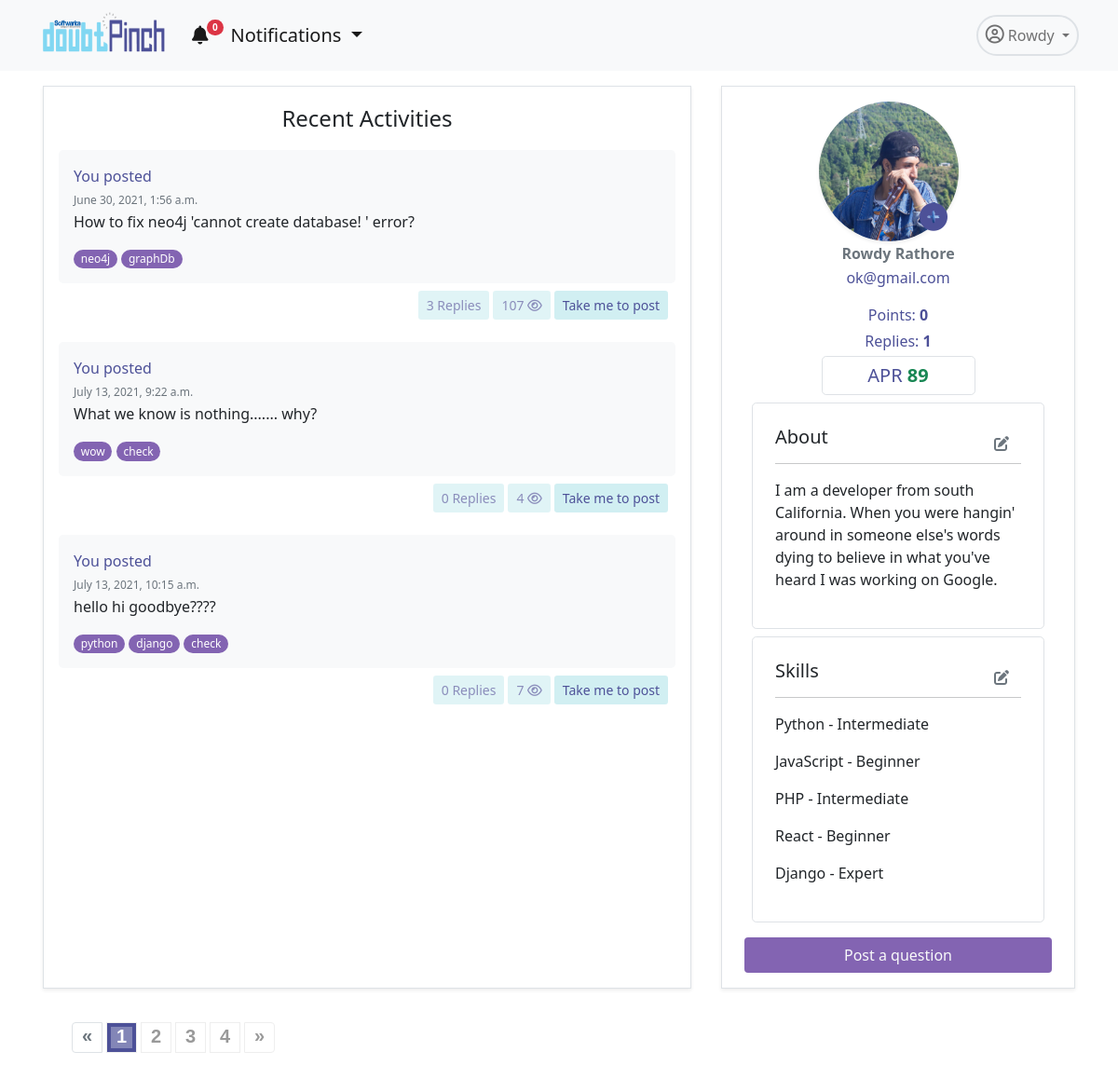
Screenshot of /app/profile/ (signed in) with the database file from the repository.
### accounts/models.py (models this page shows, shortened)
class User(AbstractUser):
    username = None#models.CharField(max_length=255, null=True, blank=True)
    email = models.EmailField(
        verbose_name='email address',
        max_length=255,
        unique=True,
    )
    profile_pic= models.ImageField(upload_to='admin_pics', null=True, blank=True)
    email_confirmed = models.BooleanField(default=False) #initially this field is false but will se chan
    is_active = models.BooleanField(default=False)
    is_staff = models.BooleanField(default=False) # a admin user; non super-user
    is_admin = models.BooleanField(default=False)
    is_seller = models.BooleanField(default=False)
    is_customer = models.BooleanField(default=False)
    description=models.TextField(null=True)
    USERNAME_FIELD = 'email'
    REQUIRED_FIELDS = [] #emaila nd password are required fields and first name and last name is inherited from the user creation model
    object = UserManager()
    @property
    def ProfilePicUrl(self):
        try:
            url=self.profile_pic.url
        except:
            url=''
        return url

class UserSkill(models.Model):
    user= models.ForeignKey(User,on_delete=models.CASCADE)
    skill=models.ForeignKey(Skill,on_delete=models.CASCADE)
    level=models.CharField(max_length=30,null=True)

class Skill (models.Model):
    skill=models.CharField(max_length=50, null=False, unique=True)
    def __str__(self):
        return self.skill

### dpapp/models.py (models this page shows, shortened)
class Doubt(models.Model):
    user= models.ForeignKey(User,on_delete=models.CASCADE)
    title= models.TextField(null=False)
    description=models.TextField(null=True, blank=True)
    created_on = models.DateTimeField(default=datetime.now, blank=True)
    views= models.IntegerField(default=0)
    tags = TaggableManager()
    @property
    def total_replies(self):
        totalreplies = Answer.objects.filter(doubt=self).count()
        return totalreplies

### dpapp/views.py (the view, shortened to what this page needs)
# urls.py: path('profile/',Profile.as_view(),name='profile'),
@method_decorator(login_required, name='dispatch')
class Profile(TemplateView):
    template_name="dpapp/profile.html"
    def get_context_data(self, **kwargs):
        context = super(Profile, self).get_context_data(**kwargs)
        user=self.request.user
        useremail=user.email
        user=User.objects.get(email=useremail)
        total_replies=Answer.objects.filter(user=user).count()
        total_upvotes=RightPoint.total_upvotes_of_answerer(self,user)
        skill=Skill.objects.all()
        userskill=UserSkill.objects.filter(user=user)
        qs1 = Doubt.objects.filter(user=user) #your first qs
        qs2 = Answer.objects.filter(user=user) #your second qs
        recent_activity = sorted(chain(qs1,qs2),key=attrgetter('created_on'),)
        paginator= Paginator(recent_activity, 3)
        page = self.request.GET.get('page')
        try:
            recent_activity = paginator.page(page)
        except PageNotAnInteger:
            recent_activity = paginator.page(1)
        except EmptyPage:
            recent_activity = paginator.page(paginator.num_pages)
        form= ProfileForm(instance=user)
        context.update({ 'form':form,'recent_activity':recent_activity,'total_upvotes':total_upvotes,'total_replies':total_replies,'skill':skill,'userskill':userskill})
        return context

### dpapp/blognav.py (called while the page is built)
def navbar(request):
    if not request.user.is_anonymous:
        user=request.user
        notifications = Notification.objects.filter(user=user).order_by('-id')[:5]
        noti_count = Notification.objects.filter(user=user, is_seen=False).count()
        return {'nav_notifications': notifications,'noti_count':noti_count}
    return {'nav_notifications': '0','noti_count':0}

### dpapp/models.py (called while the page is built)
    @staticmethod
    def total_upvotes_of_answerer(self,user):
        answer=Answer.objects.filter(user=user)
        upvotes=RightPoint.objects.filter(answer__in=answer).count()
        return upvotes

### templates/dpapp/profile.html (shortened to what this page needs)
{% extends 'dpapp/base.html' %}
{% load static %}
{% load bootstrap %}
{% block navbar%}
<link rel="stylesheet" href="{% static 'dpapp/css/paginate.css' %}">
<div class="container">
    <div class="row mt-3 ">
        <div class="col border shadow-sm p-3 mx-3 mb-3 order-lg-1  order-md-2 order-sm-2 order-2">
            <p class="fw-light fs-4 text-center">Recent Activities</p>
            {% for i in recent_activity %}
            {% if not i.title %}
            <div class="mt-1">
                <div class="bg-light mt-2 p-3 rounded-3  ">
                    <span class="fs-6 text-pinch ">You Answered to </span><br>
                    <span class="text-muted" style="font-size: 12px;">{{i.doubt.user.first_name}} {{i.doubt.user.last_name}} | {{i.created_on}}</span>
                    <p class="h6 text-dark mt-1 mb-3">{{i.description|safe}}</p>
                </div>
                <div class="d-flex bd-highlight mb-3">
                    <div class="me-auto p-2 bd-highlight">
                    </div>
                    <div class="p-2 bd-highlight">
                        <div class="d-flex justify-content-center">
                            <a href="{% url 'dpapp:comment' i.id %}" class="btn btn-doubt btn-sm text-pinch  me-1"> {{i.comment_set.count}} Comments</a>
                            <a href="{% url 'dpapp:detail' i.doubt.id %}" class="btn btn-doubt btn-sm text-pinch  me-1">See doubt</a>
                        </div>
                    </div>
                </div>
            </div>
            {% else %}
            <div class="mt-1">
                <div class="bg-light mt-2 p-3 rounded-3  ">
                    <span class="fs-6 text-pinch ">You posted </span><br>
                    <span class="text-muted" style="font-size: 12px;">{{i.created_on}}</span>
                    <p class="h6 text-dark mb-3 mt-1">{{i.title}}</p>
                    {% for tag in i.tags.all %}
                    <a href="{% url 'dpapp:tags' tag.slug %}"><span class="badge rounded-pill bg-purple fw-normal">{{tag.name}}</span></a>
                    {%endfor%}
                </div>
                <div class="d-flex bd-highlight mb-3">
                    <div class="me-auto p-2 bd-highlight">
                    </div>
                    <div class="p-2 bd-highlight">
                        <div class="d-flex justify-content-center">
                            <a href="" class="btn btn-doubt btn-sm text-pinch disabled me-1"> {{i.total_replies}} Replies</a>
                            <a href="" class="btn btn-doubt btn-sm text-pinch disabled me-1"> {{i.views}} <i
                                    class="far fa-eye"></i></a>
                            <a href="{% url 'dpapp:detail' i.id %}" class="btn btn-doubt btn-sm text-pinch ">Take me to post</a>
                        </div>
                    </div>
                </div>
            </div>
            {%endif%}
            {% endfor %}
        </div>
        <div class="col-lg-4 col-11 border shadow-sm mx-3 py-3 px-4 mb-3 order-lg-2 order-md-1 order-sm-1 order-1">
            <div class="d-flex  justify-content-center">
                {% if not user.ProfilePicUrl == '' %}
                <div>
                    <img src="{{user.ProfilePicUrl}}" alt="pic" class="rounded-circle  shadow-sm" height="150"
                        width="150" style=" position: relative;
                            left: 20px;">
                    <button type="button" class="btn btn-white" data-bs-toggle="modal" data-bs-target="#exampleModal"
                        style=" font-size: 30px;
                            position: relative;
                            top: 48px;
                            left: -39px;">
                        <i class="fas fa-plus-circle text-pinch"></i>
                    </button>
                </div>
                {%endif%}
            </div>
            <p class="fw-bold h6 text-center text-muted my-1">{{user.first_name}} {{user.last_name}}</p>
            <p class="fw-light text-center text-pinch my-1">{{user.email}}</p>
            <p class=" text-center text-pinch my-1 mt-3">Points: <span class="fw-bold"> {{total_upvotes}}</span></p>
            <p class="text-center text-pinch my-1">Replies: <span class="fw-bold"> {{total_replies}}</span></p>
            <p class="text-center text-pinch border rounded-3 p-2 my-1 col-lg-6 col-md-4 col-sm-4 col-4 mx-auto h5">APR
                <span class="fw-bold text-success">89</span></p>
                <div class="border mx-2 p-4 my-2  rounded-3">
                    <button type="button" class="btn btn-white  float-end" data-bs-toggle="modal" data-bs-target="#exampleModal1">
                            <i class="fas fa-edit text-secondary"></i>
                    </button>
                    <h5 class="fw-light">About</h5><hr>
                    {% if request.user.description == Null %}
                    <p class="mt-2 text-secondary">Write about yourself.....
                    </p>
                    {%else%}
                    <p class="mt-2 fw-light text-justify">{{request.user.description}}
                    </p>
                    {%endif%}
                </div>
                <div class="border  mx-2 my-2 p-4 rounded-3">
                    <button type="button" class="btn btn-white float-end" data-bs-toggle="modal" data-bs-target="#exampleModal2">
                        <i class="fas fa-edit text-secondary"></i>
                    </button>
                    <h5 class="fw-light">Skills</h5><hr>
                    {% for i in userskill %}
                    <p class="fw-light"><b>{{i.skill.skill}}</b> - {{i.level}}</p>
                    {%empty%}
                    <p class="fw-light">Add your skills...</p>
                  {%endfor%}
                </div>
            <div class="d-flex justify-content-center">
                <a href="{% url 'dpapp:adddoubt' %}"
                    class="btn btn-doubt text-light mt-2 col-lg-12 col-md-6 col-sm-6 col-6 mx-auto bg-purple">Post a
                    question</a>
            </div>
        </div>
    </div>
    {% if recent_activity.paginator.num_pages > 1 %}
    <div class="demo">
        <nav class="pagination-outer" aria-label="Page navigation">
            <ul class="pagination">
                {% if recent_activity.has_previous %}
                {% if 'heading_contains' in request.get_full_path %}
                <li class="page-item">
                    <a class="page-link" href="{{ request.get_full_path }}&page={{ recent_activity.previous_page_number }}" tabindex="-1" aria-label="Previous">
                        <span aria-hidden="true">«</span>
                    </a>
                </li>
                {% else %}
                <li class="page-item">
                    <a  class="page-link" href="?page={{ recent_activity.previous_page_number }}" tabindex="-1" aria-label="Previous">
                        <span aria-hidden="true">«</span>
                    </a>
                </li>
                {% endif %}
                {% else%}
                <li class="page-item disabled">
                    <a href="#" class="page-link"  tabindex="-1" aria-label="Previous">
                        <span aria-hidden="true">«</span>
                    </a>
                </li>
                {% endif %}
                {% for i in recent_activity.paginator.page_range %}
                {% if i == recent_activity.number%}
                <li class="page-item active"><a class="page-link" href="#">{{i}}</a></li>
                {% else %}
                    {% if 'heading_contains' in request.get_full_path %}
                    <li class="page-item"><a class="page-link" href="{{ request.get_full_path }}&page={{ i }}">{{ i }}</a></li>
                    {% else %}
                    <li class="page-item "><a class="page-link"  href="?page={{ i }}">{{ i }}</a></li>
                    {% endif %}
                {% endif %}
                {% endfor %}
                {% if recent_activity.has_next %}
                {% if 'heading_contains' in request.get_full_path %}
                <li class="page-item">
                    <a class="page-link" aria-label="Next" href="{{ request.get_full_path }}&page={{ recent_activity.next_page_number }}">
                        <span aria-hidden="true">»</span>
                    </a>
                </li>
                {% else %}
                <li class="page-item">
                    <a class="page-link" aria-label="Next" href="?page={{ recent_activity.next_page_number }}">
                        <span aria-hidden="true">»</span>
                    </a>
                </li>
                {%endif%}
                {% else %}
                <li class="page-item disabled">
                    <a class="page-link" aria-label="Next" href="#">
                        <span aria-hidden="true">»</span>
                    </a>
                </li>
                {%endif%}
            </ul>
        </nav>
    </div>
    {%endif%}
</div>
{% endblock %}

### templates/dpapp/base.html (shortened to what this page needs)
<!DOCTYPE html>
{% load static %}
{% load humanize %}
<html lang="en">
    <head>
        <link href="https://cdn.jsdelivr.net/npm/bootstrap@5.0.1/dist/css/bootstrap.min.css" rel="stylesheet"
 />
        <link href="{% static 'dpapp/downhover/css/animate.min.css' %}" rel="stylesheet">
        <link href="{% static 'dpapp/downhover/css/bootstrap-dropdownhover.min.css' %}" rel="stylesheet">
    </head>
    <body>
        <nav class="navbar navbar-expand-lg navbar-light bg-light">
            <div class="container">
                <div data-tilt>
                    <a class="navbar-brand" href="{% url 'dpapp:home'%}">
                        <img src="{% static 'accounts/pics/logo.png' %}" alt="" width="140" height="60" />
                    </a>
                </div>
                <div class="collapse navbar-collapse" id="navbarNavDropdown">
                    <ul class="navbar-nav">
                        <li class="nav-item me-2">
                            <div class="dropdown ">
                                <a class="nav-link active fs-5 dropdown-toggle" id="dropdownMenuButton1" data-bs-toggle="dropdown" aria-expanded="false" aria-current="page" href="#"><i
                                    class="fas fa-bell"></i><span class="badge rounded-pill bg-danger noti-count" style="
                    font-size: 10px;
                    position: relative;
                    top: -12px;
                    left: -2px;
                  ">{{noti_count}}</span> Notifications
                            </a>
                              </div>
                        </li>
                    </ul>
                    <ul class="navbar-nav ms-auto">
                        <li class="nav-item dropdown">
                            <a class="
                  nav-link
                  dropdown-toggle
                  border
                  rounded-pill
                  border-2
                  p-2
                " href="#" id="navbarDropdownMenuLink" role="button" data-bs-toggle="dropdown" aria-expanded="false">
                                <i class="far fa-user-circle fs-5"></i> {{user.first_name}}
                            </a>
                        </li>
                    </ul>
                </div>
            </div>
        </nav>
        {% block navbar %} {% endblock %}
    </body>
</html>

### static/dpapp/css/paginate.css (style rules this page uses)
.pagination-outer { text-align: center; }
.pagination { font-family: 'Quicksand', sans-serif; padding: 20px 30px; border-radius: 0; display: inline-flex; position: relative; float: left; }
.pagination li a.page-link { color: #999; background-color: transparent; font-size: 20px; font-weight: 600; line-height: 29px; height: 33px; width: 33px; padding: 0; margin: 0 5px; border-radius: 0; border: 1px solid #eee; transition: all 0.5s ease 0s; }
.pagination li a.page-link:hover, .pagination li a.page-link:focus, .pagination li.active a.page-link:hover, .pagination li.active a.page-link { color: #fff; background: #4d5198; border: 1px solid #eee; outline: 11px solid rgba(255,255,255,0.3); outline-offset: -17px; }
.pagination li:first-child a.page-link, .pagination li:last-child a.page-link { line-height: 27px; }

### templates/dpapp/base.html (style rules this page uses)
.bg-purple { background-color: #8364b2 !important; }
.text-pinch { color: #4d5198; }
.btn-doubt { background-color: #d1eff2; }
.row { overflow: auto; }

### rows the page displays
User: first_name "Rowdy", ProfilePicUrl (picture), last_name "Rathore", email "ok@gmail.com", user.description "I am a developer from south California. When you were hangin' around in someone else's words dying to believe in what you've heard I was working on Google."
Doubt: created_on "June 30, 2021, 1:56 a.m.", title "How to fix neo4j 'cannot create database! ' error?", total_replies "3", views "107"
Tag: name "neo4j"
Tag: name "graphDb"
Doubt: created_on "July 13, 2021, 9:22 a.m.", title "What we know is nothing....... why?", total_replies "0", views "4"
Tag: name "wow"
Tag: name "check"
Doubt: created_on "July 13, 2021, 10:15 a.m.", title "hello hi goodbye????", total_replies "0", views "7"
Tag: name "python"
Tag: name "django"
UserSkill: skill.skill "Python", level "Intermediate"
UserSkill: skill.skill "JavaScript", level "Beginner"
UserSkill: skill.skill "PHP", level "Intermediate"
UserSkill: skill.skill "React", level "Beginner"
UserSkill: skill.skill "Django", level "Expert"

### other values shown
{{ noti_count }} "0"
{{ total_upvotes }} "0"
{{ total_replies }} "1"
{{ i }} "1"
{{ i }} "2" "3" "4"
